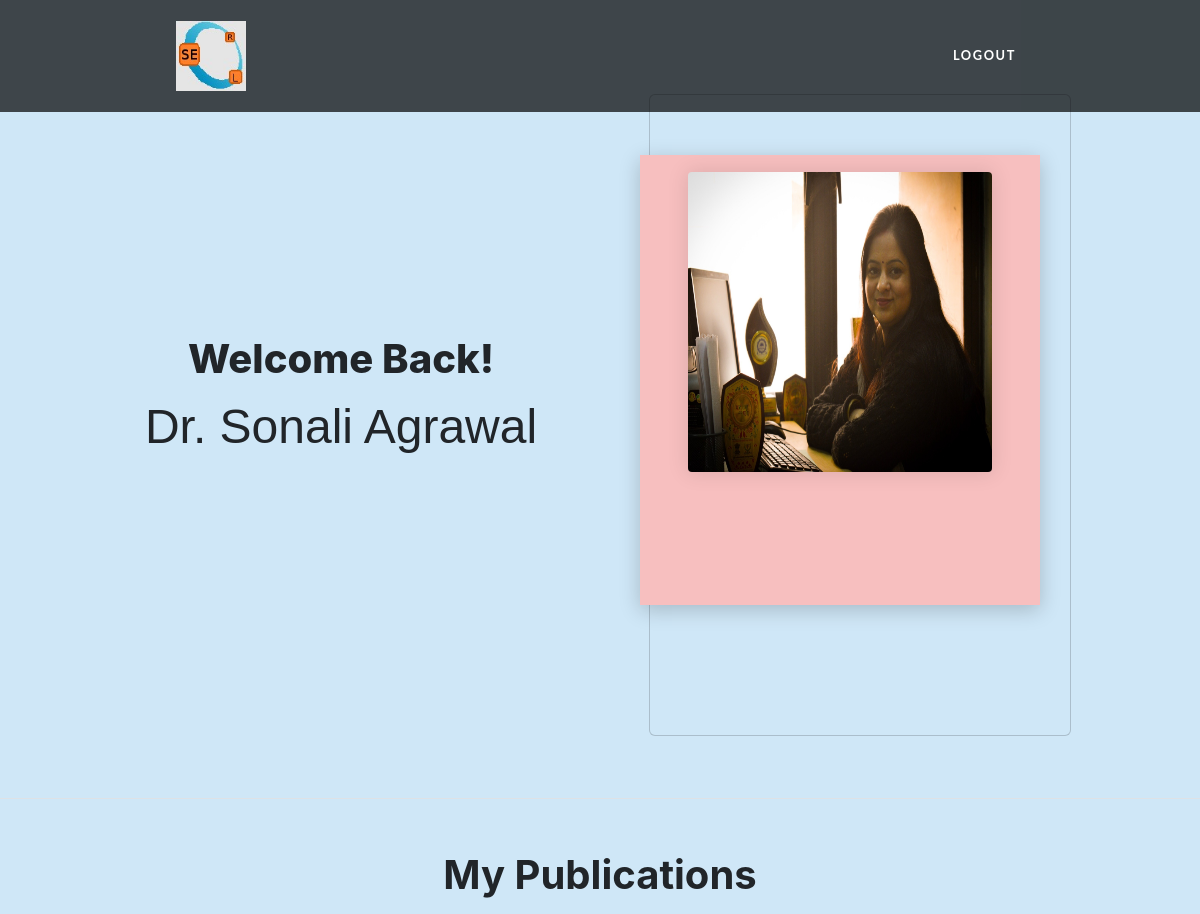
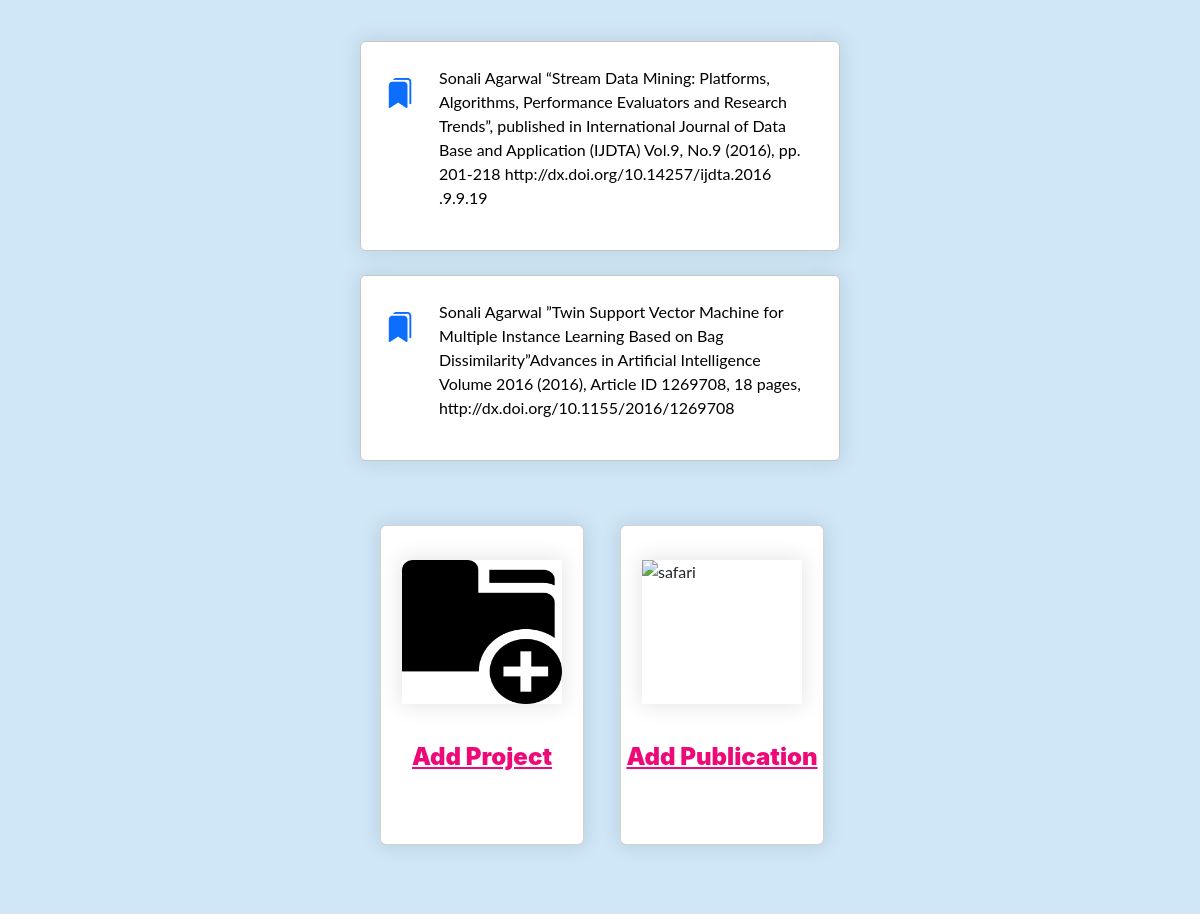
The app's page /afterLogin.php?ID=PROIT001 with its own data (2 pictures, top to bottom).
### tables this page shows
CREATE TABLE `faculty` (
  `facultyID` varchar(20) NOT NULL,
  `img_source` varchar(400) NOT NULL,
  `name` varchar(50) NOT NULL,
  `email` varchar(50) NOT NULL,
  `mobile` varchar(10) NOT NULL,
  `address` varchar(200) NOT NULL,
  `website` varchar(200) NOT NULL,
  `password` varchar(20) NOT NULL
);

CREATE TABLE `publicationcontributor` (
  `publicationID` varchar(20) NOT NULL,
  `contributorID` varchar(20) NOT NULL
);

CREATE TABLE `publication` (
  `publicationID` varchar(20) NOT NULL,
  `link` varchar(200) NOT NULL,
  `publicationName` varchar(500) NOT NULL
);

### afterLogin.php (the view, shortened to what this page needs)
<?php
$conn=mysqli_connect('localhost','root','','serl') or die("Connection failed" .mysqli_connect_error());
$ID = $_GET['ID'];
$sql="SELECT count(*) FROM faculty WHERE facultyID='$ID'";
$sql2="SELECT * FROM faculty WHERE facultyID='$ID'";
$query=mysqli_query($conn,$sql);
$row=mysqli_fetch_array($query);
$query2=mysqli_query($conn,$sql2);
$row2=mysqli_fetch_array($query2);
if($row[0]==1){
    $sql3="SELECT count(*) FROM publicationcontributor WHERE contributorID='$ID'";
    $query3=mysqli_query($conn,$sql3);
    $row3=mysqli_fetch_array($query3);
}
?>
<!DOCTYPE html>
<html lang="en">
<head>
    <link href="https://cdn.jsdelivr.net/npm/bootstrap-icons@1.4.1/font/bootstrap-icons.css" rel="stylesheet" />
    <link href="styles1.css" rel="stylesheet">
</head>
<body>
        <nav class="navbar navbar-expand-lg navbar-dark navbar-custom fixed-top">
            <div class="container px-5">
                <a class="navbar-brand" href="#page-top"><img src="serl.jpg" alt="logo" height="70rem" width="70rem"></a>
                <div class="collapse navbar-collapse" id="navbarResponsive">
                    <ul class="navbar-nav ms-auto">
                        <li class="nav-item"><a class="nav-link" href="index.php">LOGOUT</a></li>
                    </ul>
                </div>
            </div>
        </nav>
        <section class="bg-light py-3 border-bottom" style="background: rgb(207,231,247);
                        background: radial-gradient(circle, rgba(207,231,247,1) 0%, rgba(207,231,247,1) 100%);">
    <div class="container px-0 my-0">
        <div class="row gx-5 justify-content-center">
            <div class="col-lg col-xl" style="background: rgb(207,231,247);
                        background: radial-gradient(circle, rgba(207,231,247,1) 0%, rgba(207,231,247,1) 100%);">
                <div class="welcome">
                    <h1>Welcome Back!</h1>
                    <div class="name"><?php echo $row2['name'];?></div>
                </div>
                <div class="card mb-0 mb-xl-3">
                    <div class="card-body p-5" style="background:#f7bfbf;">
                        <div class="mb-3">
                            <div class="photo" ><?php echo "<img src='".$row2['img_source']."'>" ;?></div>
                        </div>
                </div>
            </div>
        </div>
    </div>
</section>
        <section class="py-5 border-bottom" style="background: rgb(207,231,247);
background: radial-gradient(circle, rgba(207,231,247,1) 0%, rgba(207,231,247,1) 100%); height:max-height;">
    <div class="container px-5 my-1 px-5">
        <div class="row gx-5 justify-content-center">
            <div class="col-lg-6">
                        <?php
                        if($row3[0]>=1){
                            $sql4="SELECT * FROM publication NATURAL JOIN publicationcontributor WHERE contributorID='$ID'";
                            $query4=mysqli_query($conn,$sql4);
                        ?>
                        <h1 style="font-size:40px; font-weight:bold;text-align:center;" class="proj">My Publications</h1>
                        <br><br>
        <table style="width:100%">
            <?php
                while($row4=mysqli_fetch_array($query4)){
                ?>
                <div class="card mb-4">
                            <div class="card-body p-4">
                                <div class="d-flex">
                                    <div class="flex-shrink-0"><h1><i class="bi bi-bookmarks-fill"style="font-size:30px; height:3rem; color:#0d6efd"></i></h1></div>
                                    <div class="ms-4">
                                    <a style="text-decoration:none; color:black;" href="<?php echo $row4['link']?>">
                                            <p><?php echo $row4['publicationName'];?></p>
                                    </div>
                                    </div>
                                </div>
                            </div>
                </div>
                <?php
                }
            }
            ?>
                        <div class="tab1cards"style="margin-top:3em;">
                            <div class="card">
                                <img src="assets/addpro.png" alt="safari">
                                <h4><b><a href="project.php">Add Project</a></b></h4>
                            </div>
                            <div class="card">
                                <img src="assets/addpub.png" alt="safari">
                                <h4><b><a href="publication.php">Add Publication</a></b></h4>
                            </div>
                        </div>
            </div>
        </section>
        </body>
</html>

### afterLogin.php (style rules this page uses)
section { padding:3em; }
.container .row .col-lg .card { margin:3em; background:rgb(207,231,247); }
.container .row .col-lg .card .card-body { margin-top:10em; }
.container .row .col-lg .welcome { margin:4em; text-align:center; }
.container .row .col-lg .welcome .name { font-weight:2em; font-family:helvetica; font-size:3em; }
.col-lg .card .card-body { width:800px; height:400px; }
.col-lg .card-body .mb-3 .photo img { box-shadow: 0 0 20px 2px rgba(0,0,0,.1); transition:0.7s; }
.col-lg { position:relative; width:800px; display:flex; justify-content: center; align-items: center; flex-wrap: wrap; padding:30px; background: #000; }
.col-lg .card .card-body { position:relative; max-width:400px; height:350px; margin: 30px 10px; padding:20px 15px; display: flex; flex-direction: column; box-shadow: 0 5px 20px rgba(0,0,0,0.5); transition: 0.2s ease-in-out; }
.col-lg .card .card-body { position:relative; width:450px; height:450px; top:-100px; right:20px; z-index:1; box-shadow: 0 5px 20px rgba(0,0,0,0.2); justify-content:center; align-items:center; }
.col-lg .card .card-body .photo img { max-width:100%; border-radius:4px; align-items:center; width:450px; height:300px; z-index:1; top:300px; right:20px; }
.card .card-body { box-shadow: 0 0 20px 2px rgba(0,0,0,.1); transition:0.7s; }

### records on screen
faculty: name "Dr. Sonali Agrawal", img_source (picture)
publicationcontributor: publicationID.publicationName "Sonali Agarwal “Stream Data Mining: Platforms, Algorithms, Performance Evaluators and Research Trends”, published in International Journal of Data Base and Application (IJDTA) Vol.9, No.9 (2016), pp. 201-218 http://dx.doi.org/10.14257/ijdta.2016 .9.9.19"
publicationcontributor: publicationID.publicationName "Sonali Agarwal ”Twin Support Vector Machine for Multiple Instance Learning Based on Bag Dissimilarity”Advances in Artificial Intelligence Volume 2016 (2016), Article ID 1269708, 18 pages, http://dx.doi.org/10.1155/2016/1269708"
